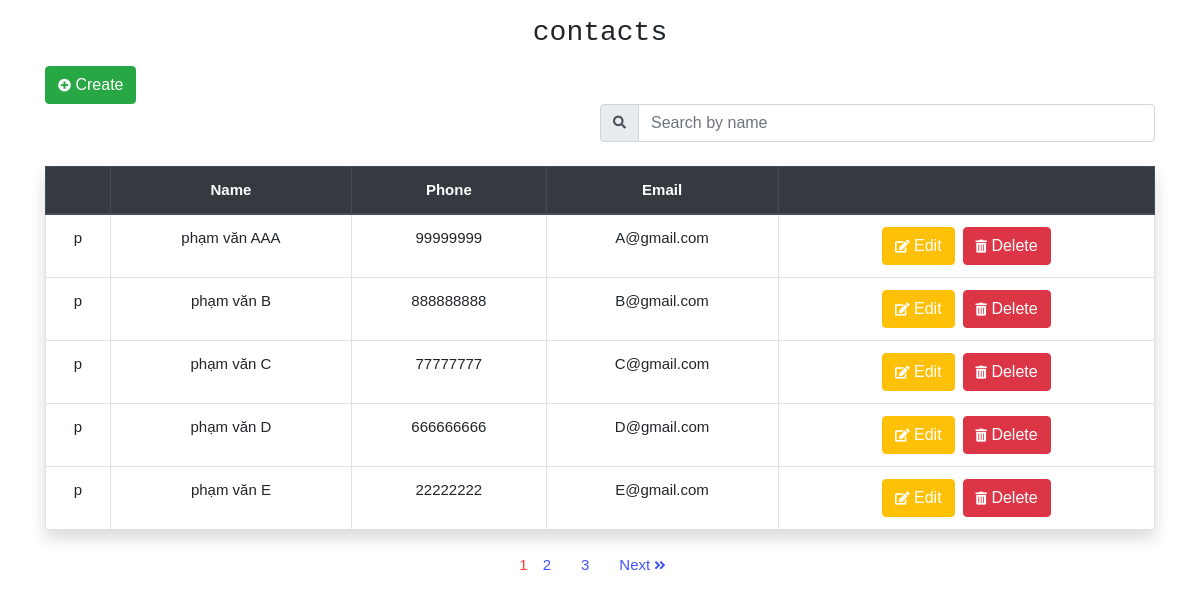
The page /contact.php on the database its author committed.
### tables this page shows
CREATE TABLE `ma` (
  `id` int(1) NOT NULL,
  `name` varchar(20) DEFAULT NULL,
  `phone` varchar(10) DEFAULT NULL,
  `email` varchar(20) DEFAULT NULL
);

### contact.php (the view, shortened to what this page needs)
<?php
	include_once 'conn.php';
	$result = mysqli_query($con, 'SELECT count(id) as total FROM ma');
	$row = mysqli_fetch_assoc($result);
	$total_records = $row['total'];
	$current_page = isset($_GET['page']) ? $_GET['page'] : 1;
	$limit = 5;
	$total_page = ceil($total_records / $limit);
	$start = ($current_page - 1) * $limit;
?>
<!DOCTYPE html>
<html lang="en">
<head>
	<link rel="stylesheet" href="https://stackpath.bootstrapcdn.com/bootstrap/4.3.1/css/bootstrap.min.css">
	<link rel="stylesheet" href="https://cdnjs.cloudflare.com/ajax/libs/font-awesome/5.11.2/css/all.min.css">
</head>
<body>
	<div class="container pt-3">
		<h3 class="text-center text-monospace pb-2">contacts</h3>
		<a class="text-white btn btn-success" href="insert.php"><i class="fas fa-plus-circle"></i> Create</a>
		<div class="input-group mb-3 w-50 ml-auto">
				<div class="input-group-prepend ">
					<span class="input-group-text" id="basic-addon1"><i class="fas fa-search"></i></span>
				</div>
				<input type="text" class="form-control" id="myInput" name="search" placeholder="Search by name">
		</div>
		<div class="shadow">
			<table class="table table-bordered mt-4" id="myTable">
				<thead class="thead-dark">
					<tr>
						<th scope="col"></th>
						<th scope="col">Name</th>
						<th scope="col">Phone</th>
						<th scope="col">Email</th>
						<th scope="col"></th>
					</tr>
				</thead>
				<tbody>
					<?php
						include_once 'conn.php';
						$q = " SELECT * FROM ma ORDER BY name LIMIT $start, $limit";
						$query = mysqli_query($con,$q);
						while ($row = mysqli_fetch_assoc($query)) {
					?>
					<tr>
						<td><?php echo $row['name'][0]; ?></td>
						<td><?php echo $row['name']; ?></td>
						<td><?php echo $row['phone']; ?></td>
						<td><?php echo $row['email']; ?></td>
						<td>
							<div class="d-flex justify-content-center">
								<a class="text-white btn btn-warning mr-2" href="update.php?ma=<?php echo $row['id']; ?>"><i class="fas fa-edit"></i> Edit</a>
								<a onclick="return confirm('Bạn có thực sự muốn xóa nó')"; class="text-white btn btn-danger" href="delete.php?ma=<?php echo $row['id']; ?>"><i class="fas fa-trash-alt"></i> Delete</a>
							</div>
						</td>
					</tr>
				<?php
					}
				 ?>
				</tbody>
			</table>
		</div>
		<div class=" pagination d-flex justify-content-center align-items-center pt-2">
			<?php
			for ($i = 1; $i <= $total_page; $i++){
				if ($i == $current_page){
					echo '<span>'.$i.'</span>  ';
				}
				else{
					echo '<a href="contact.php?page='.$i.'">'.$i.'</a>  ';
				}
			}
			if ($current_page < $total_page && $total_page > 1){
				echo '<a href="contact.php?page='.($current_page+1).'">Next <i class="fas fa-angle-double-right"></i></a>  ';
			}
			?>
		</div>
	</div>
</body>
</html>

### contact.php (style rules this page uses)
body { font-size: 15px; font-family: sans-serif; }
.pagination > a { margin: 0 15px; color: #4254f5; }
span { color : #f54242; }
i.fas { font-size: 13px; }
th , tr { text-align: center; }

### rows shown on the page
ma: name "p", name "phạm văn AAA", phone "99999999", email "A@gmail.com"
ma: name "p", name "phạm văn B", phone "888888888", email "B@gmail.com"
ma: name "p", name "phạm văn C", phone "77777777", email "C@gmail.com"
ma: name "p", name "phạm văn D", phone "666666666", email "D@gmail.com"
ma: name "p", name "phạm văn E", phone "22222222", email "E@gmail.com"
